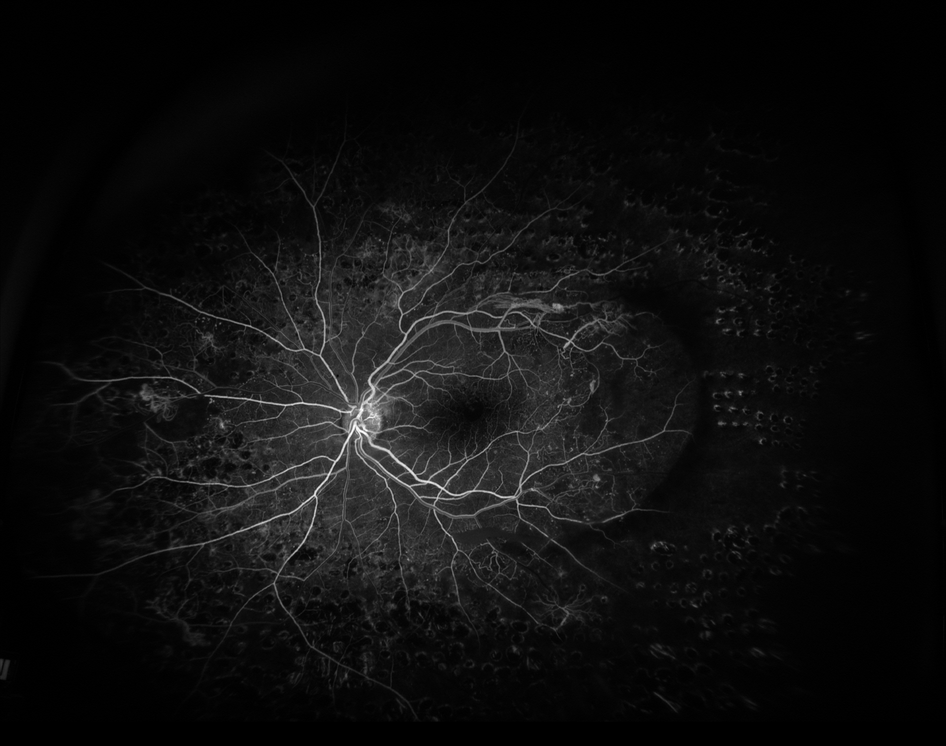
#> input picture data/sample_seq/seq10/18_0_30_365.png, 946 x 746 px, shrunk from 3900 x 3072 before the run; its folder holds only this picture in this run
$ python Registration_FA-FA.py
#> lines starting #> are read from the running program, lines starting #| are printed output that depends on the picture
#> (printed output is left out)
### code/Registration.py
import numpy as np
from Registration_src.Utils.Visualization import save_comparison_fig
from Registration_src.Landmark_Matching import Landmark_Description_Set
import cv2

"""
Functions for performing registration between FA-FA
"""

def Register_FA_Sequence(FA_img_sequence, base_img_no, path):
    """
    Register sequence of FA images
    :param FA_img_sequence: list of FA images
    :param base_img_no: index of FA image list for initial base/reference image (frame which other frames will be
     registered towards)
    :param path: preview save path
    :return: registered_images: list of registered images
    """
#> called with base_img_no = 0, path = '../data/registered_sample_seq/seq10/'
    ref_img = FA_img_sequence[base_img_no]
#> ref_img is the input picture: shape (746, 946, 3); min 0, max 255, mean 14.2
    registered_images1 = []

    # Perform two passes of registration (increases accuracy)

    print("First registration pass")
    for i, target_img in enumerate(FA_img_sequence):
        print("First Pass: Registering image {} of {}".format(i+1, len(FA_img_sequence)))
        # Calculate homography/transformation matrix
        homography = FA_FA_registration_transform(refImg_color=ref_img,
                                                  targetImg_color=target_img,
                                                  path=path)
        # Transform image using homography
        transformed_img = cv2.warpPerspective(np.array(target_img), homography,
                                              (target_img.shape[1], target_img.shape[0]))
        ref_img = np.copy(transformed_img)

        # Add transformed image to list
        registered_images1.append(transformed_img)
#> this loop made 1 pass
#> target_scale in FA_FA_registration_transform on pass 1: (746, 946, 3)
#> (printed output is left out)
#> pass 1, in FA_FA_registration_transform, `img_target = 255 - img_target`:
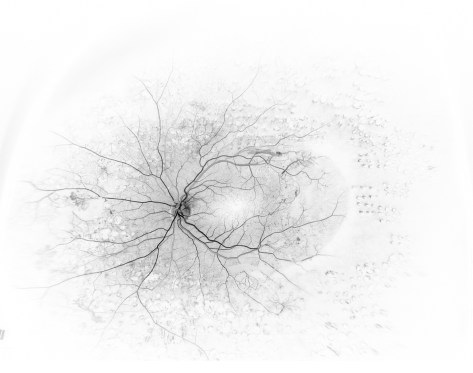
#> img_target: shape (746, 946) (shown at 1/2 size); min 0, max 255, mean 240.8
#> pass 1, in FA_FA_registration_transform, `img_target = clahe.apply(img_target)`:
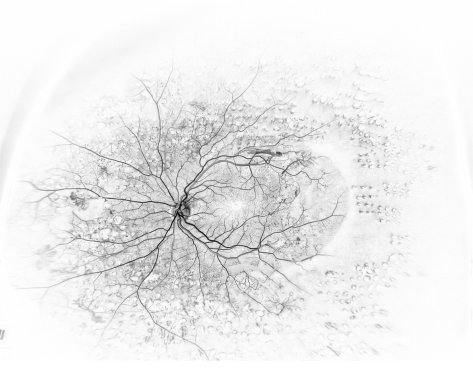
#> img_target: shape (746, 946) (shown at 1/2 size); min 1, max 255, mean 236
#> pass 1, in save_comparison_fig, `plt.savefig(path)`:
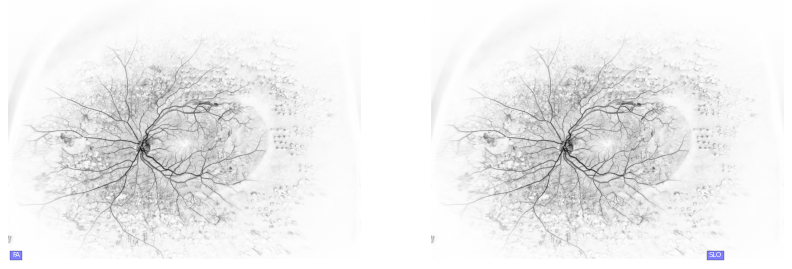
#> figure drawn by matplotlib, 2 panels
#> pass 1, in SIFT_Matching, `d1 = (d1 * 255.0).astype('uint8')`:
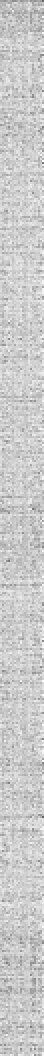
#> d1: shape (3166, 128) (shown at 1/6 size); min 0, max 255, mean 202.2
#> after the loop, registered_images1 = 1 item

    # Seconds registration pass
    print("Second registration pass")
    ref_img = registered_images1[base_img_no]
    registered_images2 = []
    for i, target_img in enumerate(registered_images1):
        print("Second Pass: Registering image {} of {}".format(i+1, len(FA_img_sequence)))
        homography = FA_FA_registration_transform(refImg_color=ref_img,
                                                  targetImg_color=target_img,
                                                  path=path)
        transformed_img = cv2.warpPerspective(np.array(target_img), homography,
                                              (target_img.shape[1], target_img.shape[0]))
        ref_img = np.copy(transformed_img)
        registered_images2.append(transformed_img)
#> this loop made 1 pass
#> (printed output is left out)
#> pass 1, in Preview_Matches (call 4), `cv2.imwrite(path, img_matches)`:
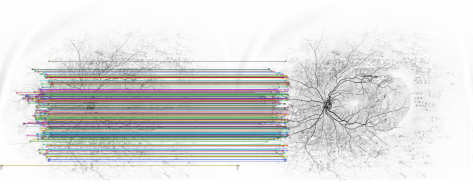
#> saved as matches_SIFT.png: shape (746, 1892, 3) (shown at 1/4 size); mean B, G, R 218.9, 219.8, 219.6
#> pass 1, in Preview_Matches (call 5), `cv2.imwrite(path, img_matches)`:
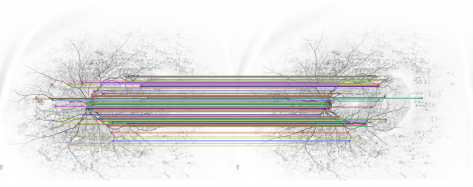
#> saved as matches_ORB.png: shape (746, 1892, 3) (shown at 1/4 size); mean B, G, R 225, 224.9, 226.2
#> pass 1, in Preview_Matches (call 6), `cv2.imwrite(path, img_matches)`:
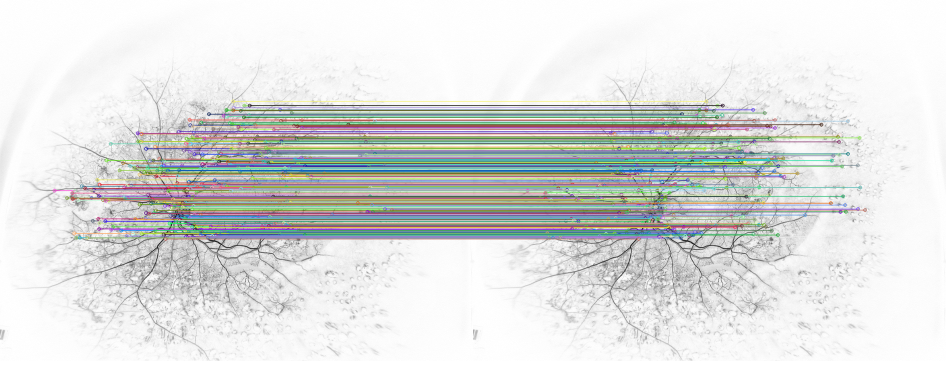
#> saved as matches_AKAZE.png: shape (746, 1892, 3) (shown at 1/2 size); mean B, G, R 221.1, 222.5, 220.7
#> after the loop, registered_images2 = 1 item

    return registered_images2


def FA_FA_registration_transform(refImg_color, targetImg_color, path=None):
    '''
    Performs registration between two FA images. Uses both ORB and SIFT landmarks where the optic disk area is masked
    out in the former.
    :param refImg_color: reference image numpy array
    :param targetImg_color: target image to be transformed. Also a numpy array
    :param path: path for saving debugging/preview images. 'None' as default
    :return: homography: homography matrix
    '''
    target_scale = targetImg_color.shape

    # Normalize images
    img_target = np.array(targetImg_color)
    img_target = (img_target / np.max(img_target) * 255.0).astype('uint8')
    img_ref = np.array(refImg_color)
    img_ref = (img_ref / np.max(img_ref) * 255.0).astype('uint8')

    if len(img_target.shape) == 3:
        img_target = cv2.cvtColor(np.array(img_target), cv2.COLOR_BGR2GRAY)
    if len(img_ref.shape) == 3:
        img_ref = cv2.cvtColor(np.array(img_ref), cv2.COLOR_BGR2GRAY)

    # Invert images (white background tends to work better)
    img_target = 255 - img_target
    img_ref = 255 - img_ref

    # Preprocess image with adaptive histogram normalization
    clahe = cv2.createCLAHE(clipLimit=1.5, tileGridSize=(32, 32))
    img_target = clahe.apply(img_target)
    img_ref = clahe.apply(img_ref)


    if path is not None:
        save_comparison_fig(img_ref, img_target, img_ref.shape[0], path + 'normalized.png')

    # Detect set of landmarks using combined ORB, AKAZE, HOG, SIFT, ect.
    # (Can instead use GPU-accelerated ORB detection)
    p1, p2 = Landmark_Description_Set(img_ref=img_ref, img_target=img_target, path=path)

    homography, mask = cv2.findHomography(p2, p1, cv2.RANSAC)

    return homography

### code/Registration_src/Utils/Visualization.py
from os import getcwd
import numpy as np
import cv2
from matplotlib import pyplot as plt

"""
Code for visualizing registration results
"""

# [119 lines left out: functions ExtendToRGBchannels, CompositeOverlayImages, CompositeChannelImages, Preview_Registration_Overlay, Preview_Keypoints, not called in this run]


def Preview_Matches(img1, img2, kp1, kp2, matches, path=None):
    """
    Display and save a preview of matches between reference and target image
    :param img1: reference image
    :param img2: target image
    :param kp1: keypoints for reference image
    :param kp2: keypoints for target image
    :param matches: matches between keypoints
    :param path: save path of image. If 'None', will open a display image
    :return: (none)
    """
    img_matches = np.empty((max(img2.shape[0], img1.shape[0]), img2.shape[1] + img1.shape[1], 3),
                           dtype=np.uint8)

    cv2.drawMatches(img1.astype('uint8'), kp1, img2.astype('uint8'), kp2, matches, img_matches,
                    flags=cv2.DrawMatchesFlags_NOT_DRAW_SINGLE_POINTS)
    if path is None:
        plt.imshow(img_matches)
        plt.show()
    else:
        cv2.imwrite(path, img_matches)


# [93 lines left out: functions Crop_Image_Window, Reframe_Image, Preview_Initial_Alignment, not called in this run]


def save_comparison_fig(ref_image, target_image, width, path):
    '''
    Save side-by-side comparison image
    :param ref_image: left image
    :param target_image: right image
    :param width: image size (for text display)
    :param path: output path
    :return: (none)
    '''
    fig, ax = plt.subplots(1, 2, figsize=(30, 15))
    ax[0].axis('off')
    ax[1].axis('off')
    ax[0].imshow(ref_image, cmap='gray')
    ax[1].imshow(target_image, cmap='gray')
    ax[0].text(10, width - 30, "FA", fontsize=15, color='white', bbox=dict(facecolor='Blue', alpha=0.5), )
    ax[1].text(width, width - 30, "SLO", fontsize=15, color='white', bbox=dict(facecolor='Blue', alpha=0.5), )
    plt.savefig(path)
    plt.close()

### code/Registration_src/Landmark_Matching.py
import numpy as np
import cv2
from Registration_src.registration_parameters import *
from Registration_src.Utils.Visualization import Preview_Matches
from matplotlib import pyplot as plt


# [18 lines left out: functions GPU_Orb, FAST_FeatureDetection, not called in this run]


def AKAZE_HOG_Matching(img_ref, img_target, path=None):

    AKAZE = cv2.AKAZE_create(nOctaveLayers=7)
    kp1, d1 = AKAZE.detectAndCompute(img_ref, None)
    kp2, d2 = AKAZE.detectAndCompute(img_target, None)

    if len(kp1) < 3 or len(kp2) < 3:
        print("Warning: (AKAZE_HOG_Matching) Fewer than 3 landmarks for AKAZE. Skipping.")
        return kp1, kp2, []

    matcher = cv2.BFMatcher(cv2.NORM_L1, crossCheck=True)
    matches = matcher.match(d1, d2)
    # print("# of total matches: {}".format(len(matches)))
    list(matches).sort(key=lambda x: x.distance)
    matches = matches[:350]

    '''    f, ax = plt.subplots(1, 2)
            ax[0].imshow(img_ref, cmap='gray')
            ax[1].imshow(img_target, cmap='gray')
            ax[0].scatter(kp1[matches[0].queryIdx].pt[0], kp1[matches[0].queryIdx].pt[1], c='r')
            ax[1].scatter(kp2[matches[0].trainIdx].pt[0], kp2[matches[0].trainIdx].pt[1], c='r')
            plt.show()
    '''
    matches = Filter_Distant_Matches(kp1=kp1, kp2=kp2, matches=matches,
                                     distance_threshold=match_distance_filter_factor * img_ref.shape[0])

    #Preview_Matches(img1=img_ref, img2=img_target, kp1=kp1, kp2=kp2, matches=matches,
    #                path=path + "matches_AKAZE.png")

    return kp1, kp2, matches


# [95 lines left out: functions ShiTomasi_HOG_Matching, HOG_Discription, FAST_HOG_Matching, not called in this run]


def SIFT_Matching(img_ref, img_target):
    # Get Sift Landmarks+Descriptors
    #sift = cv2.SIFT_create(contrastThreshold=SIFT_contrastThreshold, sigma=SIFT_sigma, edgeThreshold=SIFT_edgeThreshold)
    sift = cv2.SIFT_create()
    kp1, d1 = sift.detectAndCompute(img_ref, None)
    kp2, d2 = sift.detectAndCompute(img_target, None)
    if d1 is None or d2 is None:
        print("Warning: (Registration_src) Fewer than 3 landmarks for SIFT/SIFT. Skipping.")
        return kp1, kp2, []
    else:
        d1 = (d1 * 255.0).astype('uint8')
        d2 = (d2 * 255.0).astype('uint8')
        # Perform Matching
        matcher = cv2.BFMatcher(cv2.NORM_L1, crossCheck=True)
        matches = matcher.match(d1, d2)
        # print("# of total matches: {}".format(len(matches)))
        list(matches).sort(key=lambda x: x.distance)
        matches = matches[:350]

        matches = Filter_Distant_Matches(kp1=kp1, kp2=kp2, matches=matches,
                                         distance_threshold=match_distance_filter_factor * img_ref.shape[0])
    return kp1, kp2, matches


def ORB_Matching(img_ref, img_target):
    # Get ORB Landmarks+Descriptors
    #orb_detector = cv2.ORB_create(ORB_count, patchSize=ORB_patchSize, nlevels=ORB_nlevels,
    #                              edgeThreshold=ORB_edgeThreshold, scoreType=cv2.ORB_FAST_SCORE)
    orb_detector = cv2.ORB_create()
    kp1, d1 = orb_detector.detectAndCompute(img_ref, None)
    kp2, d2 = orb_detector.detectAndCompute(img_target, None)
    # Perform Matching
    if d1 is not None and d2 is not None:
        matcher = cv2.BFMatcher(cv2.NORM_L1, crossCheck=True)
        matches = matcher.match(d1, d2)
        list(matches).sort(key=lambda x: x.distance)
        matches = matches[:350]
    else:
        print("Warning: ORB landmark search failed. ref image landmarks is None: {},"
              " target image landmarks is None: {}".format(d1 is None, d2 is None))
        return kp1, kp2, []
    if len(matches) >= 10:
        matches = Filter_Distant_Matches(kp1=kp1, kp2=kp2, matches=matches,
                                         distance_threshold=match_distance_filter_factor * img_ref.shape[0])
    return kp1, kp2, matches


# [21 lines left out: function configure_HOG, not called in this run]


def Filter_Distant_Matches(matches, distance_threshold, kp1=None, kp2=None, pt1=None, pt2=None):
    """
    Steps through matches and remove matches between landmarks which have coordinate distances greater than
    'ditance_threshold'
    :param kp1: image 1 landmarks
    :param kp2: image 2 landmarks
    :param matches: list of matches
    :param distance_threshold: threshold (in pixels) for the maximum coordinate difference
    :return: filtered list of matches
    """
    matches_dst_filter = []
    for m in matches:
        if pt1 is None:
            coord1 = kp1[m.queryIdx].pt
            coord2 = kp2[m.trainIdx].pt
        else:
            coord1 = pt1[m.queryIdx]
            coord2 = pt2[m.trainIdx]
        dst = np.sqrt((coord1[0] - coord2[0]) ** 2 + (coord1[1] - coord2[1]) ** 2)
        if dst < distance_threshold:
            matches_dst_filter.append(m)
    return matches_dst_filter


def Landmark_Description_Set(img_ref, img_target, path=None):

    #ShiTomasi_HOG_Matching(img_ref, img_target)
    kp1_AKAZE, kp2_AKAZE, matches_AKAZE = AKAZE_HOG_Matching(img_ref, img_target)
    print("AKAZE: {} matches".format(len(matches_AKAZE)))
    #kp1_FAST, kp2_FAST, matches_FH = FAST_HOG_Matching(img_ref, img_target)
    matches_FH = None
    kp1_SIFT, kp2_SIFT, matches_SIFT = SIFT_Matching(img_ref, img_target)
    print("SIFT: {} matches".format(len(matches_SIFT)))
    kp1_ORB, kp2_ORB, matches_ORB = ORB_Matching(img_ref, img_target)
    print("ORB: {} matches".format(len(matches_ORB)))


    p1 = []
    p2 = []
    if matches_FH is not None:
        if path is not None:
            Preview_Matches(img1=img_ref, img2=img_target, kp1=kp1_FAST, kp2=kp2_FAST, matches=matches_FH,
                            path=path + "matches_FAST-HOG.png")
        for i in range(len(matches_FH)):
            p1.append(kp1_FAST[matches_FH[i].queryIdx].pt)
            p2.append(kp2_FAST[matches_FH[i].trainIdx].pt)

    if matches_SIFT is not None:
        if path is not None:
            Preview_Matches(img1=img_ref, img2=img_target, kp1=kp1_SIFT, kp2=kp2_SIFT, matches=matches_SIFT,
                            path=path + "matches_SIFT.png")
        for i in range(len(matches_SIFT)):
            p1.append(kp1_SIFT[matches_SIFT[i].queryIdx].pt)
            p2.append(kp2_SIFT[matches_SIFT[i].trainIdx].pt)
    if matches_ORB is not None:
        if path is not None:
            Preview_Matches(img1=img_ref, img2=img_target, kp1=kp1_ORB, kp2=kp2_ORB, matches=matches_ORB,
                            path=path + "matches_ORB.png")
        for i in range(len(matches_ORB)):
            p1.append(kp1_ORB[matches_ORB[i].queryIdx].pt)
            p2.append(kp2_ORB[matches_ORB[i].trainIdx].pt)
    if matches_AKAZE is not None:
        if path is not None:
            Preview_Matches(img1=img_ref, img2=img_target, kp1=kp1_AKAZE, kp2=kp2_AKAZE, matches=matches_AKAZE,
                            path=path + "matches_AKAZE.png")
        for i in range(len(matches_AKAZE)):
            p1.append(kp1_AKAZE[matches_AKAZE[i].queryIdx].pt)
            p2.append(kp2_AKAZE[matches_AKAZE[i].trainIdx].pt)

    p1 = np.array(p1)
    p2 = np.array(p2)
    return p1, p2

### code/Registration_FA-FA.py
from os import listdir
import cv2
from Registration import FA_FA_registration_transform, Register_FA_Sequence

"""
Performed registration on a specified sequence of FAs using functions from Registration_src.py
"""

if __name__ == "__main__":

    # Path to save registered images
    OUTPUT_DIR = "../data/registered_sample_seq/seq10/"

    # Path to sequence of images to register
    target_sequence_dir = '../data/sample_seq/seq10/'

    # Load image sequence
    image_names_list = listdir(target_sequence_dir)
    print(image_names_list)
    target_imgs = []
    base_img_no = -1
    for counter, f in enumerate(image_names_list):
        target_imgs.append(cv2.imread(target_sequence_dir + f))
    print(target_imgs)

    # Register images to frame number 'base_img_no'
    # Save preview images tot 'path'
    registered_FA_sequence = Register_FA_Sequence(FA_img_sequence=target_imgs, base_img_no=0, path=OUTPUT_DIR)
#> registered_FA_sequence = 1 item

    # Save registered sequence
    for i, transformed_img in enumerate(registered_FA_sequence):
        cv2.imwrite(OUTPUT_DIR + "{}.png".format(i), transformed_img)
#> this loop made 1 pass

$ run again, on data/sample_seq/seq10/26_0_57_255.png
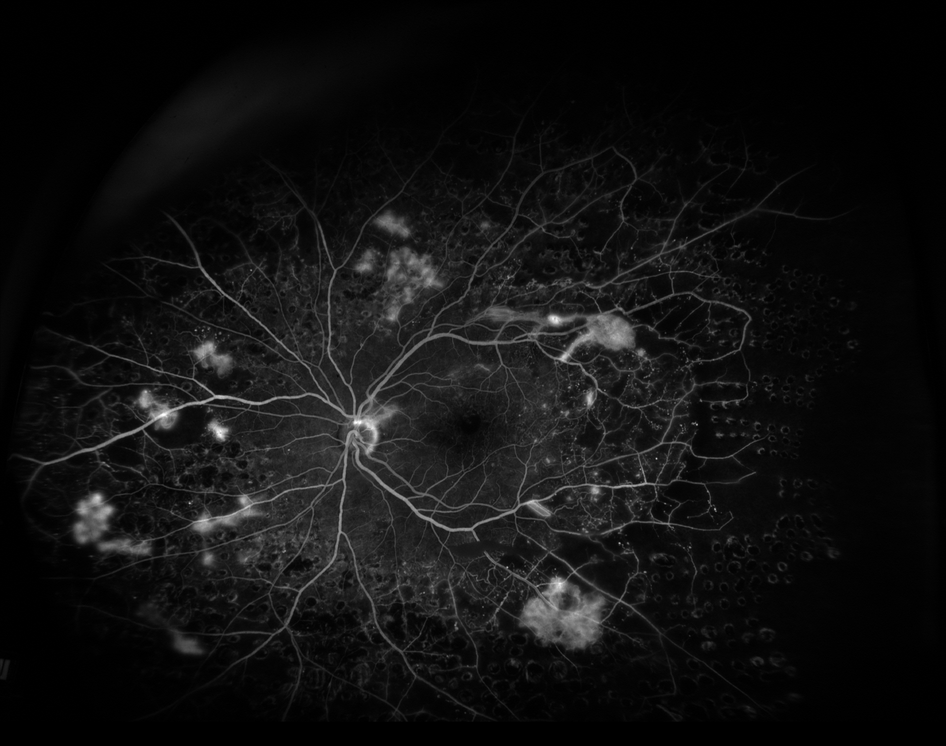
#> input picture data/sample_seq/seq10/26_0_57_255.png, 946 x 746 px, shrunk from 3900 x 3072 before the run
#> (printed output is left out)
#> in Register_FA_Sequence, ref_img is the input picture: shape (746, 946, 3); min 0, max 255, mean 16.7
#> the loop in Register_FA_Sequence, `for i, target_img in enumerate(FA_img_sequence):` made 1 pass
#> target_scale in FA_FA_registration_transform on pass 1: (746, 946, 3)
#> (printed output is left out)
#> pass 1, in Preview_Matches, `cv2.imwrite(path, img_matches)`:
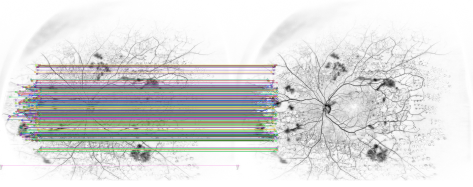
#> saved as matches_SIFT.png: shape (746, 1892, 3) (shown at 1/4 size); mean B, G, R 217.9, 218.4, 217.8
#> after the loop in Register_FA_Sequence, `for i, target_img in enumerate(FA_img_sequence):`: registered_images1 = 1 item
#> the loop in Register_FA_Sequence, `for i, target_img in enumerate(registered_images1):` made 1 pass
#> (printed output is left out)
#> pass 1, in Preview_Matches (call 6), `cv2.imwrite(path, img_matches)`:
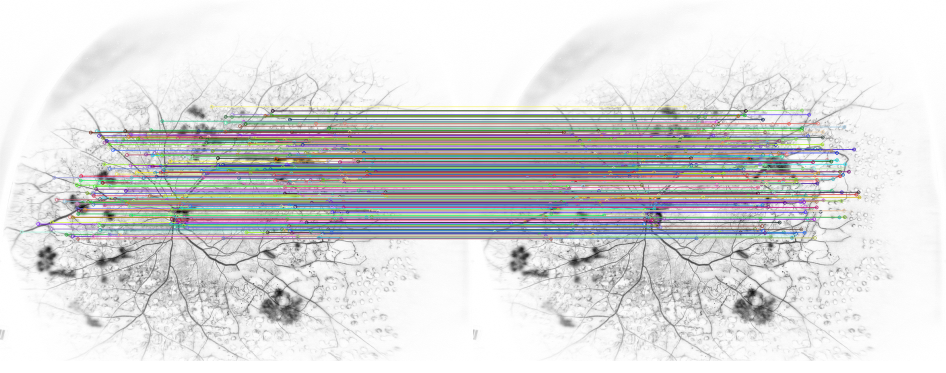
#> saved as matches_AKAZE.png: shape (746, 1892, 3) (shown at 1/2 size); mean B, G, R 217.4, 217.3, 216.8
#> the loop `for i, transformed_img in enumerate(registered_FA_sequence):` made 1 pass
